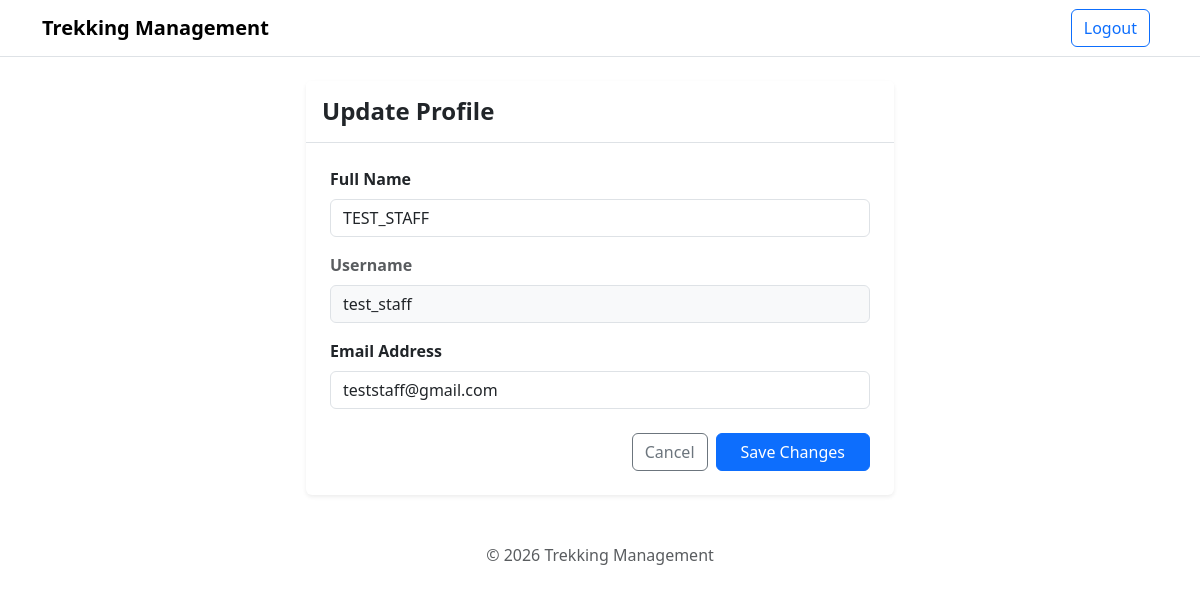
The page /update-trekker-profile (signed in) on the database its author committed.
### models.py (models this page shows)
class User(db.Model):
    id = db.Column(
        db.Integer,
        primary_key=True
    )
    name = db.Column(
        db.String(200),
        nullable=False
    )
    username = db.Column(
        db.String(200),
        nullable=False,
        unique=True
    )
    email = db.Column(
        db.String(200),
        nullable=False,
        unique=True
    )
    password = db.Column(
        db.String(300),
        nullable=False
    )
    role = db.relationship(
        "Role",
        secondary = user_roles,
        back_populates='user')
    profile = db.relationship(
        "staff_profile",
        uselist=False,
        backref='user'
    )
    booking = db.relationship(
        "Booking",
        secondary = user_booking,
        backref = 'user'
    )

### app.py (the view)
@app.route('/update-trekker-profile', methods=['GET', 'POST'])
def update_trekker_profile():
    if 'user_id' not in session:
        return redirect('/login')
    user_id = session.get('user_id')
    current_user = User.query.get(user_id)
    if request.method == 'POST':
        current_user.name = request.form['name']
        current_user.email = request.form['email']
        db.session.commit()
        return redirect(url_for('trekker_dashboard', tab='profile'))
    return render_template('update_trekker_profile.html', current_user=current_user)

### templates/update_trekker_profile.html (shortened to what this page needs)
{% extends 'base.html' %}
{% block container %}
<div class="row justify-content-center mt-4">
    <div class="col-md-6">
        <div class="card shadow-sm border-0">
            <div class="card-header bg-white border-bottom py-3">
                <h4 class="fw-bold mb-0 text-dark">Update Profile</h4>
            </div>
            <div class="card-body p-4">
                <form action="{{ url_for('update_trekker_profile') }}" method="POST">
                    <div class="mb-3">
                        <label for="name" class="form-label fw-semibold">Full Name</label>
                        <input type="text" class="form-control" id="name" name="name"
                            value="{{ current_user.name }}" required>
                    </div>
                    <div class="mb-3">
                        <label class="form-label fw-semibold text-muted">Username</label>
                        <input type="text" class="form-control bg-light" value="{{ current_user.username }}" readonly disabled>
                    </div>
                    <div class="mb-4">
                        <label for="email" class="form-label fw-semibold">Email Address</label>
                        <input type="email" class="form-control" id="email" name="email"
                            value="{{ current_user.email }}" required>
                    </div>
                    <div class="d-flex justify-content-end gap-2">
                        <a href="{{ url_for('trekker_dashboard', tab='profile') }}" class="btn btn-outline-secondary">Cancel</a>
                        <button type="submit" class="btn btn-primary px-4">Save Changes</button>
                    </div>
                </form>
            </div>
        </div>
    </div>
</div>
{% endblock %}

### rows shown on the page
User: name "TEST_STAFF", username "test_staff", email "teststaff@gmail.com"
